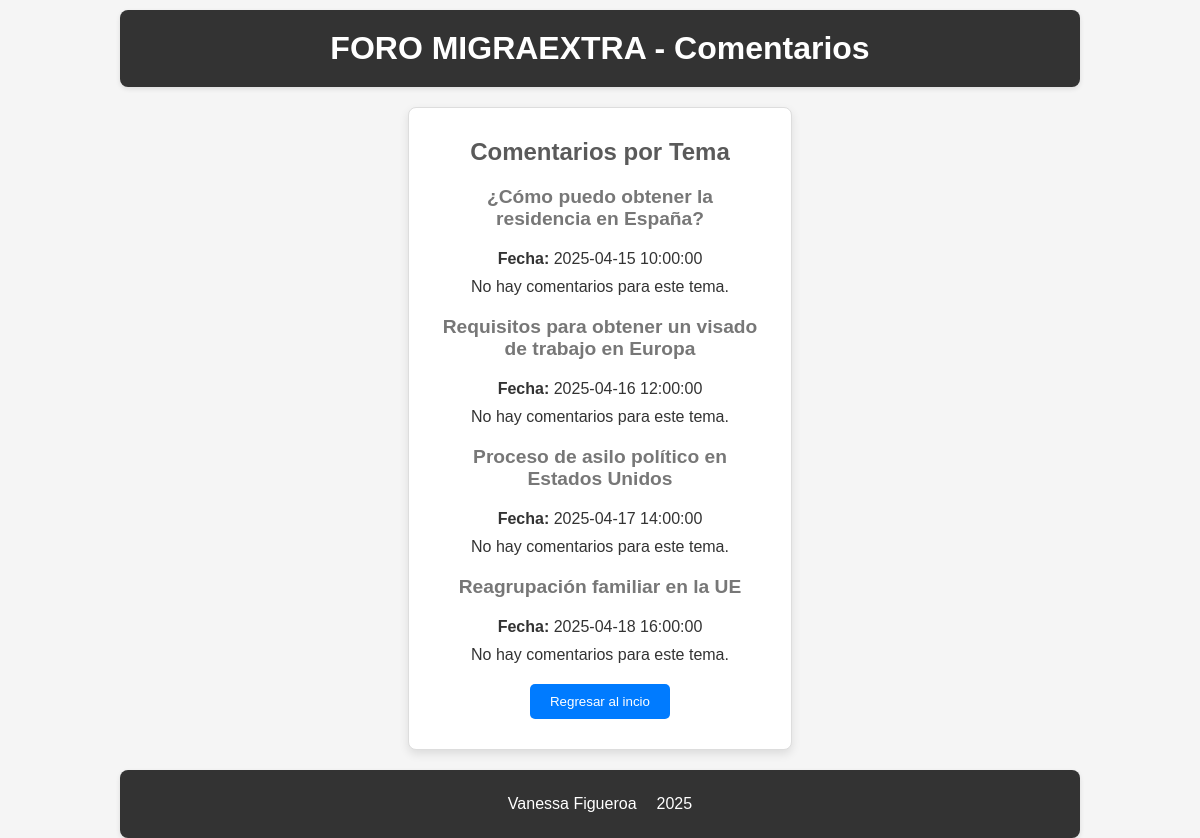
Page /mostrarComentarios.php on the committed database.
### tables this page shows
CREATE TABLE `temas` (
  `id_tema` int(11) NOT NULL,
  `tema` varchar(255) NOT NULL,
  `fecha` datetime NOT NULL,
  `id_usuario` int(11) NOT NULL,
  `categoria` varchar(100) DEFAULT NULL
);

### mostrarComentarios.php (the view, shortened to what this page needs)
<?php
include("connect-db.php");
$query = "SELECT * FROM temas";
$result = $conn->query($query);
?>
<!DOCTYPE html>
<html lang="es">
<head>
    <link rel="stylesheet" href="css/styles.css">
</head>
<body>
    <header>
        <h1>FORO MIGRAEXTRA - Comentarios</h1>
    </header>
    <div class="principal">
        <h2>Comentarios por Tema</h2>
        <?php
        if ($result->rowCount() > 0) {
            while ($row = $result->fetch(PDO::FETCH_ASSOC)) {
                echo "<div class='tema'>";
                echo "<h3>" . htmlspecialchars($row['tema']) . "</h3>";
                echo "<p><strong>Fecha:</strong> " . htmlspecialchars($row['fecha']) . "</p>";
                $comentariosQuery = "SELECT * FROM comentarios WHERE id_tema = " . $row['id_tema'];
                $comentariosResult = $conn->query($comentariosQuery);
                if ($comentariosResult->rowCount() > 0) {
                    echo "<table class='tabla_foro'>";
                    echo "<thead><tr><th>Comentario</th><th>Fecha</th></tr></thead>";
                    echo "<tbody>";
                    while ($comentario = $comentariosResult->fetch(PDO::FETCH_ASSOC)) {
                        echo "<tr>";
                        echo "<td>" . htmlspecialchars($comentario['comentario']) . "</td>";
                        echo "<td>" . htmlspecialchars($comentario['fecha']) . "</td>";
                        echo "</tr>";
                    }
                    echo "</tbody></table>";
                } else {
                    echo "<p>No hay comentarios para este tema.</p>";
                }
                echo "</div>";
            }
        } else {
            echo "<p>No hay temas disponibles.</p>";
        }
        ?>
        <button onclick="location.href = 'index.php'">Regresar al incio</button>
    </div>
    <?php
    include('footer.php');
    ?>
</body>
</html>

### css/styles.css (style rules this page uses)
* { margin: 0; padding: 0; box-sizing: border-box; }
body { width: 80%; margin: 0 auto; font-family: 'Arial', sans-serif; background-color: #f5f5f5; color: #333; }
header, footer { background-color: #333; color: white; border-radius: 8px; margin-top: 10px; padding: 10px; box-shadow: 0 2px 5px rgba(0, 0, 0, 0.1); }
header h1 { font-size: 2rem; text-align: center; font-weight: bold; }
.principal { text-align: center; width: 40%; margin: 20px auto; padding: 20px; border: 1px solid #ddd; border-radius: 8px; background-color: #ffffff; box-shadow: 0 4px 10px rgba(0, 0, 0, 0.1); }
h1, h2, h3 { padding: 10px; }
h1 { font-size: 2rem; text-align: center; }
h2 { font-size: 1.5rem; color: #5a5a5a; }
h3 { font-size: 1.2rem; color: #777; }
p { text-align: center; margin: 10px; font-weight: 500; }
button, input[type="submit"], #btn_submit, #btn_logar, #btn_enviar { padding: 10px 20px; margin-top: 10px; margin-bottom: 10px; border: none; background-color: #007BFF; color: white; border-radius: 5px; cursor: pointer; transition: background-color 0.3s ease; }

### rows in the picture
temas: tema "¿Cómo puedo obtener la residencia en España?", fecha "2025-04-15 10:00:00"
temas: tema "Requisitos para obtener un visado de trabajo en Europa", fecha "2025-04-16 12:00:00"
temas: tema "Proceso de asilo político en Estados Unidos", fecha "2025-04-17 14:00:00"
temas: tema "Reagrupación familiar en la UE", fecha "2025-04-18 16:00:00"
